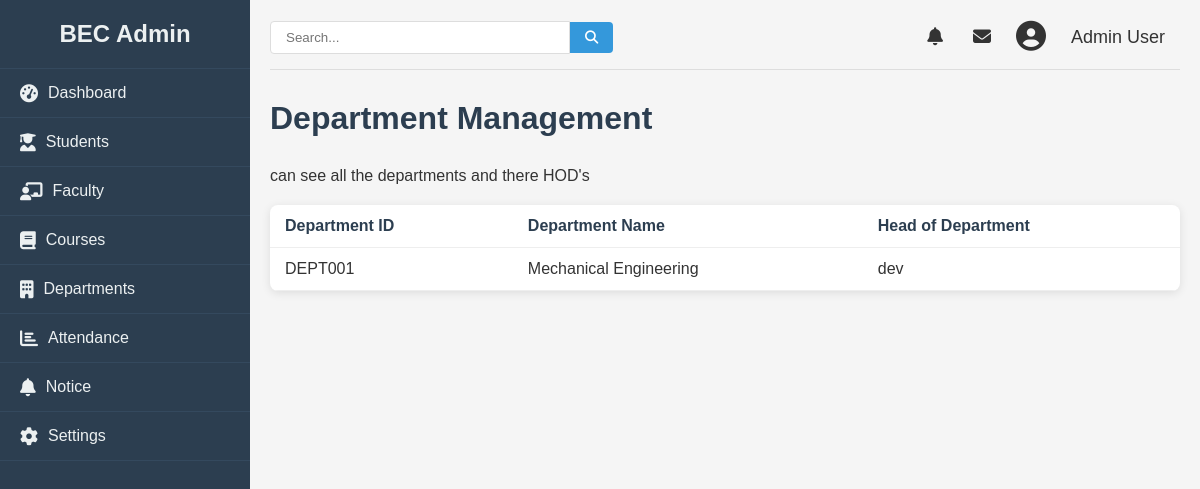
Page /admin/department (signed in) on the earlier database version.
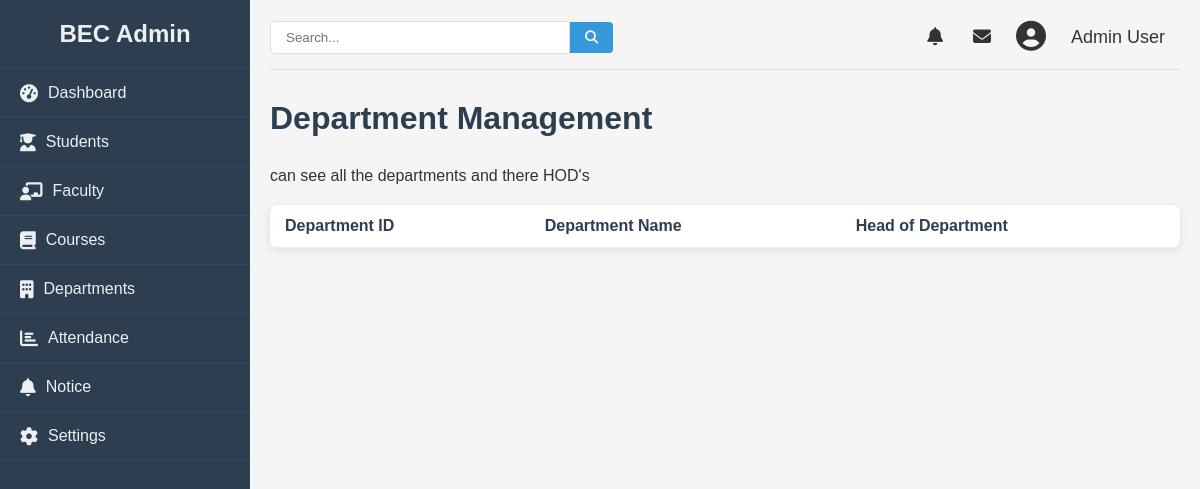
Same page on the later database version.
### college/model.py (models this page shows, shortened)
class Faculty(db.Model):
    id = db.Column(db.Integer, primary_key=True)
    name = db.Column(db.String(100), nullable=False)
    facultyid = db.Column(db.Integer, nullable=False)
    education = db.Column(db.String(100), nullable=False)
    email = db.Column(db.String(100), nullable=False)
    phone = db.Column(db.Integer, nullable=False)
    department = db.Column(db.Integer, nullable=False)
    role = db.Column(db.String, nullable=False)
    dob = db.Column(db.Date, nullable=False)
    doj = db.Column(db.Date, nullable=False)
    gender = db.Column(db.String, nullable=False)
    address = db.Column(db.String, nullable=False)

### college/admin/adminroute.py (the view)
@app.route("/admin/department", methods = ["GET", "POST"])
def dept():
    logged = 'user_id' in session
    if logged:
        users = Faculty.query.filter_by(role="Head of the Department").all()
        print(users)
        return render_template("department.html", hod = users)
    else:
        return redirect(url_for("login"))

### college/admin/templates/department.html (shortened to what this page needs)
{% from "macro/cmsnav.html" import cmsnav%}
{%extends "admbase.html"%}
{%block head%}
<link rel="stylesheet" href="{{url_for('static', filename='css/styles.css')}}">
<link rel="stylesheet" href="https://cdnjs.cloudflare.com/ajax/libs/font-awesome/6.4.0/css/all.min.css">
{%endblock%}
{%block content%}
<div class="container" w-tid="21">
    {{cmsnav()}}
    <main class="main-content" w-tid="111">
        <header class="top-header" w-tid="113">
            <div class="search-box" w-tid="115">
                <input type="text" placeholder="Search..." w-tid="117" />
                <button w-tid="119"><i class="fas fa-search" w-tid="121"></i></button>
            </div>
            <div class="user-profile" w-tid="123">
                <span class="notification" w-tid="125"><i class="fas fa-bell" w-tid="127"></i></span>
                <span class="message" w-tid="129"><i class="fas fa-envelope" w-tid="131"></i></span>
                <div class="profile-img" w-tid="133">
                    <i class="fas fa-user-circle" w-tid="135"></i>
                </div>
                <span class="username" w-tid="137">Admin User</span>
            </div>
        </header>
        <div id="dashboard-page" class="content-section" w-tid="139">
            <div class="dashboard" w-tid="141">
                <h1 w-tid="357">Department Management</h1>
                <div class="students-header" w-tid="359">
                    <p w-tid="361">can see all the departments and there HOD's</p>
                </div>
                <div class="students-table" w-tid="875">
                    <table w-tid="877">
                        <thead w-tid="879">
                            <tr w-tid="881">
                                <th w-tid="883">Department ID</th>
                                <th w-tid="885">Department Name</th>
                                <th w-tid="887">Head of Department</th>
                            </tr>
                        </thead>
                        <tbody w-tid="899">
                            <tr w-tid="901">
                                {%for user in hod%}
                                <td w-tid="903">DEPT00{{user.id}}</td>
                                <td w-tid="905">{{user.department}}</td>
                                <td w-tid="903">{{user.name}}</td>
                                {%endfor%}
                            </tr>
                        </tbody>
                    </table>
                </div>
            </div>
        </div>
    </main>
</div>
{%endblock%}

Differences in the rows shown:
removed Faculty: id "1", department "Mechanical Engineering", name "dev"
